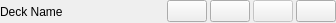
<?xml version="1.0" encoding="UTF-8"?>
<ui version="4.0">
 <class>DeckWidget</class>
 <widget class="QWidget" name="DeckWidget">
  <property name="geometry">
   <rect>
    <x>0</x>
    <y>0</y>
    <width>336</width>
    <height>23</height>
   </rect>
  </property>
  <property name="windowTitle">
   <string>Form</string>
  </property>
  <layout class="QHBoxLayout" name="horizontalLayout" stretch="1,0,0,0,0">
   <property name="spacing">
    <number>3</number>
   </property>
   <property name="leftMargin">
    <number>0</number>
   </property>
   <property name="topMargin">
    <number>0</number>
   </property>
   <property name="rightMargin">
    <number>0</number>
   </property>
   <property name="bottomMargin">
    <number>0</number>
   </property>
   <item>
    <widget class="QLabel" name="label">
     <property name="text">
      <string>Deck Name</string>
     </property>
    </widget>
   </item>
   <item>
    <widget class="QPushButton" name="pushButtonNewGame">
     <property name="toolTip">
      <string>New Game</string>
     </property>
     <property name="text">
      <string/>
     </property>
     <property name="icon">
      <iconset resource="images.qrc">
       <normaloff>:/new_game.png</normaloff>:/new_game.png</iconset>
     </property>
    </widget>
   </item>
   <item>
    <widget class="QPushButton" name="pushButtonEdit">
     <property name="toolTip">
      <string>Edit Deck</string>
     </property>
     <property name="text">
      <string/>
     </property>
     <property name="icon">
      <iconset resource="images.qrc">
       <normaloff>:/edit.png</normaloff>:/edit.png</iconset>
     </property>
    </widget>
   </item>
   <item>
    <widget class="QPushButton" name="pushButtonCopy">
     <property name="enabled">
      <bool>false</bool>
     </property>
     <property name="toolTip">
      <string>Copy</string>
     </property>
     <property name="text">
      <string/>
     </property>
     <property name="icon">
      <iconset resource="images.qrc">
       <normaloff>:/copy.png</normaloff>:/copy.png</iconset>
     </property>
    </widget>
   </item>
   <item>
    <widget class="QPushButton" name="pushButtonDelete">
     <property name="toolTip">
      <string>Delete Deck</string>
     </property>
     <property name="icon">
      <iconset resource="images.qrc">
       <normaloff>:/delete.png</normaloff>:/delete.png</iconset>
     </property>
    </widget>
   </item>
  </layout>
 </widget>
 <resources>
  <include location="images.qrc"/>
 </resources>
 <connections/>
</ui>
